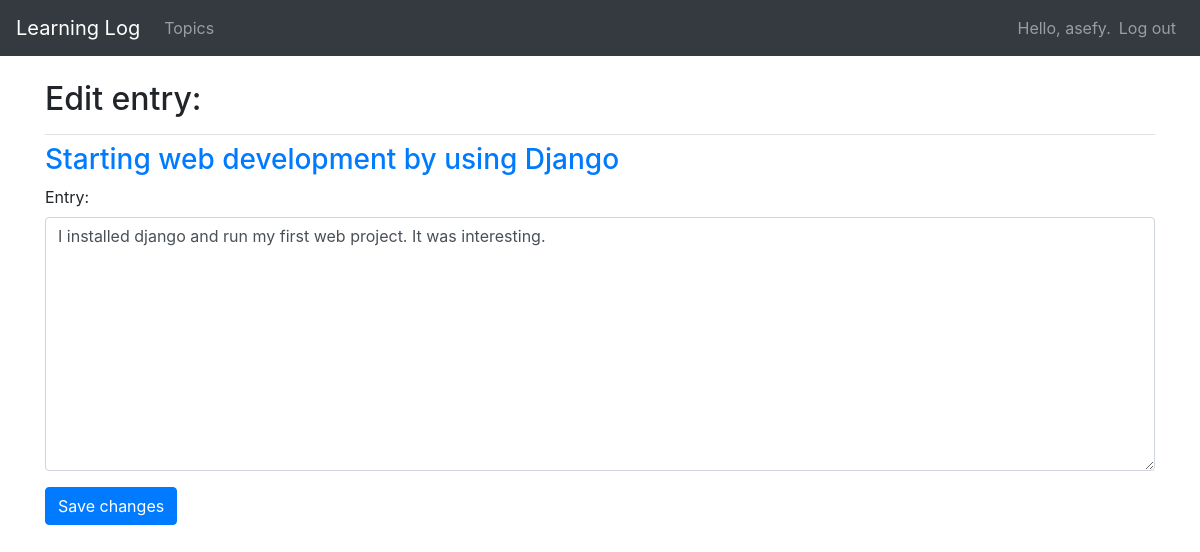
The app's page /edit_entry/3/ (signed in) with its own data.
### learning_logs/models.py (models this page shows, shortened)
class Topic(models.Model):
	text = models.CharField(max_length=200)
	date_added = models.DateTimeField(auto_now_add=True)
	owner = models.ForeignKey(User, on_delete=models.CASCADE)
	def __str__(self):
		return self.text

class Entry(models.Model):
	topic = models.ForeignKey(Topic, on_delete=models.CASCADE)
	text = models.TextField()
	date_added = models.DateTimeField(auto_now_add=True)
	class Meta:
		verbose_name_plural = 'entries'

### learning_logs/views.py (the view)
# urls.py: path('edit_entry/<int:entry_id>/', views.edit_entry, name='edit_entry'),
@login_required
def edit_entry(request, entry_id):
	entry = Entry.objects.get(id=entry_id)
	topic = entry.topic
	if topic.owner != request.user:
		raise Http404
	if request.method != 'POST':
		form = EntryForm(instance=entry)
	else:
		form = EntryForm(instance=entry, data=request.POST)
		if form.is_valid():
			form.save()
			return redirect('learning_logs:topic', topic_id=topic.id)
	context = {'entry': entry, 'topic': topic, 'form': form}
	return render(request, 'learning_logs/edit_entry.html', context)

### learning_logs/forms.py
class EntryForm(forms.ModelForm):
	class Meta:
		model = Entry
		fields = ['text']
		labels = {'text': 'Entry:'}
		widgets = {'text': forms.Textarea(attrs={'cols': 80})}

### learning_logs/templates/learning_logs/edit_entry.html (shortened to what this page needs)
{% extends "learning_logs/base.html" %}
{% load bootstrap4 %}
{% block page_header %}
  <h2>Edit entry:</h2>
{% endblock page_header %}
{% block content %}
  <h3><a href="{% url 'learning_logs:topic' topic.id %}">{{ topic }}</a></h3>
  <form action="{% url 'learning_logs:edit_entry' entry.id %}" method='post' class="form">
    {% bootstrap_form form %}
    {% buttons %}
      <button name="submit" class="btn btn-primary">Save changes</button>
    {% endbuttons %}
  </form>
{% endblock content %}

### learning_logs/templates/learning_logs/base.html (shortened to what this page needs)
{% load bootstrap4 %}
<!doctype html>
<html lang="en">
<head>
  {% bootstrap_css %}
</head>
<body>
  <nav class="navbar navbar-expand-md navbar-dark bg-dark mb-4">
    <a class="navbar-brand" href="{% url 'learning_logs:index'%}">Learning Log</a>
    <div class="collapse navbar-collapse" id="navbarCollapse">
      <ul class="navbar-nav mr-auto">
        <li class="nav-item">
          <a class="nav-link" href="{% url 'learning_logs:topics'%}">Topics</a>
        </li>
      </ul>
      <ul class="navbar-nav ml-auto">
      	{% if user.is_authenticated %}
      	  <li class="nav-item">
      	    <span class="navbar-text">Hello, {{ user.username }}.</span>
      	  </li>
      	  <li class="nav-item">
      	    <a class="nav-link" href="{% url 'users:logout' %}">Log out</a>
      	  </li>
	      {% endif %}
	    </ul>
	  </div>
  </nav>
  <main role="main" class="container">
    <div class="pb-2 mb-2 border-bottom">
      {% block page_header %}{% endblock page_header %}
    </div>
    <div>
      {% block content %}{% endblock content %}
    </div>
  </main>
</body>
</html>

### records on screen
Topic: text "Starting web development by using Django"
Entry: text "I installed django and run my first web project. It was interesting."

### other values on screen
{{ user.username }} "asefy"
